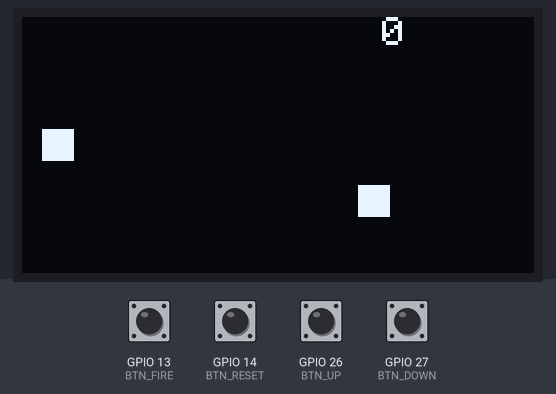
A sketch run on a simulated ESP32. Parts: 128×64 one-colour display. The test bench sets the inputs (shaded band); at power-on: GPIO 13 (BTN_FIRE), GPIO 14 (BTN_RESET), GPIO 26 (BTN_UP), GPIO 27 (BTN_DOWN) HIGH. Random numbers use the default seed unless the sketch sets one.

Above: at 1.2 s.
1.3 s: GPIO 27 (BTN_DOWN) pulled LOW for 0.15 s
At 1.49 s:
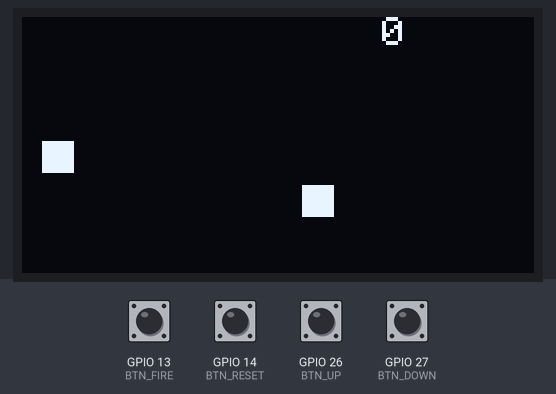
2.0 s: GPIO 13 (BTN_FIRE) pulled LOW for 0.15 s
At 2.27 s:
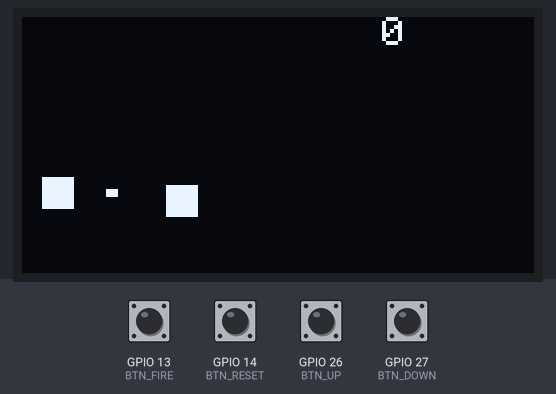
2.7 s: GPIO 26 (BTN_UP) pulled LOW for 0.15 s
At 2.82 s:
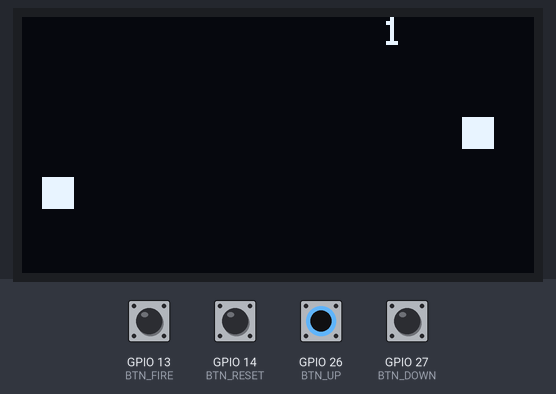
3.4 s: GPIO 13 (BTN_FIRE) pulled LOW for 1 s
At 3.79 s:
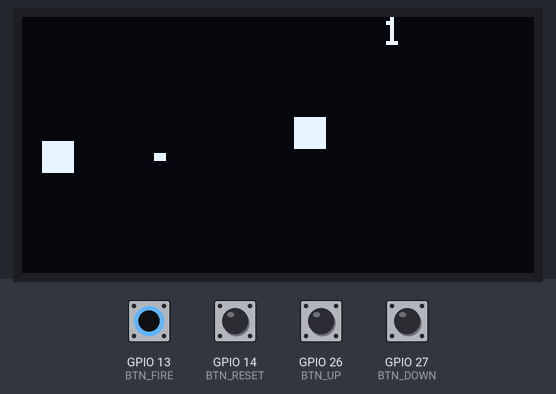
6.4 s: GPIO 14 (BTN_RESET) pulled LOW for 0.15 s
At 6.91 s:
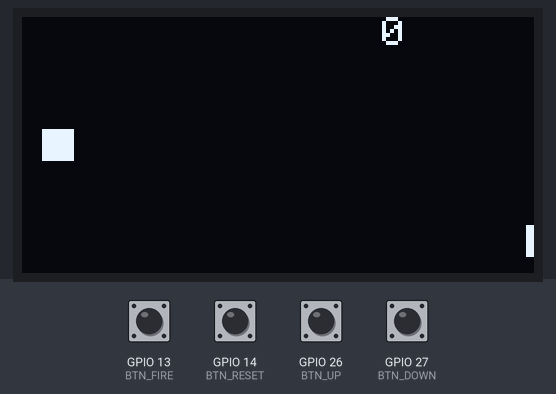
7.1 s: GPIO 26 (BTN_UP) pulled LOW for 1 s
At 7.54 s:
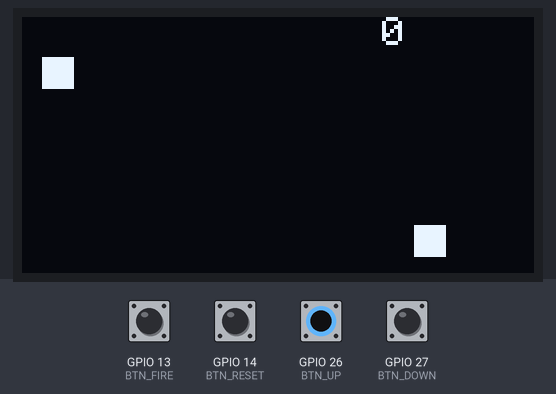
Timing chart, 0 to 9.7 s (numbered marks = the images above; inputs shaded):
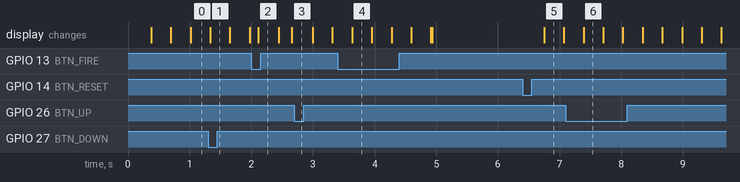

Measured:
- after the input at 6.4 s, the display: changes after 0.35 s (image 5)

The sketch:

Latihan.ino
```cpp
#include <Wire.h>
#include <Adafruit_GFX.h>
#include <Adafruit_SSD1306.h>

#define SCREEN_WIDTH 128
#define SCREEN_HEIGHT 64
Adafruit_SSD1306 display(SCREEN_WIDTH, SCREEN_HEIGHT, &Wire, -1);

// BUTTON
#define BTN_UP     26
#define BTN_DOWN   27
#define BTN_FIRE   13
#define BTN_RESET  14

// PLAYER
int shipX = 5;
int shipY = 28;

// BULLET
bool bulletActive = false;
int bulletX, bulletY;

// ASTEROID
int astX = 128;
int astY = 0;
int astSpeed = 2;

// GAME
int score = 0;
bool gameOver = false;

void resetAsteroid() {
  astX = 128;
  astY = random(0, SCREEN_HEIGHT - 8);
}

void resetGame() {
  shipY = 28;
  score = 0;
  gameOver = false;
  bulletActive = false;
  resetAsteroid();
}

void setup() {
  pinMode(BTN_UP, INPUT_PULLUP);
  pinMode(BTN_DOWN, INPUT_PULLUP);
  pinMode(BTN_FIRE, INPUT_PULLUP);
  pinMode(BTN_RESET, INPUT_PULLUP);

  Wire.begin(21, 22);
  display.begin(SSD1306_SWITCHCAPVCC, 0x3C);
  display.setTextColor(SSD1306_WHITE);

  randomSeed(millis());
  resetAsteroid();
}

void loop() {
  if (gameOver) {
    display.clearDisplay();
    display.setCursor(20, 20);
    display.setTextSize(1);
    display.println("GAME OVER");
    display.setCursor(30, 35);
    display.print("Score: ");
    display.print(score);
    display.setCursor(10, 50);
    display.print("PRESS RESET");
    display.display();

    if (digitalRead(BTN_RESET) == LOW) {
      resetGame();
      delay(300);
    }
    return;
  }

  // INPUT
  if (digitalRead(BTN_UP) == LOW && shipY > 0) shipY -= 3;
  if (digitalRead(BTN_DOWN) == LOW && shipY < SCREEN_HEIGHT - 8) shipY += 3;

  if (digitalRead(BTN_FIRE) == LOW && !bulletActive) {
    bulletActive = true;
    bulletX = shipX + 8;
    bulletY = shipY + 3;
  }

  // BULLET MOVE
  if (bulletActive) {
    bulletX += 4;
    if (bulletX > SCREEN_WIDTH) bulletActive = false;
  }

  // ASTEROID MOVE
  astX -= astSpeed;
  if (astX < 0) {
    resetAsteroid();
  }

  // COLLISION BULLET vs ASTEROID
  if (bulletActive &&
      bulletX > astX && bulletX < astX + 8 &&
      bulletY > astY && bulletY < astY + 8) {
    bulletActive = false;
    score++;
    resetAsteroid();
  }

  // COLLISION SHIP vs ASTEROID
  if (shipX + 8 > astX &&
      shipY + 8 > astY &&
      shipY < astY + 8) {
    gameOver = true;
  }

  // DRAW
  display.clearDisplay();

  // Ship
  display.fillRect(shipX, shipY, 8, 8, SSD1306_WHITE);

  // Bullet
  if (bulletActive)
    display.fillRect(bulletX, bulletY, 3, 2, SSD1306_WHITE);

  // Asteroid
  display.fillRect(astX, astY, 8, 8, SSD1306_WHITE);

  // Score
  display.setCursor(90, 0);
  display.print(score);

  display.display();
  delay(20);
}
```
